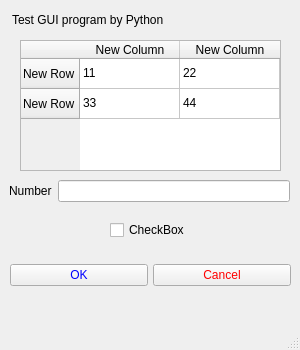
<?xml version="1.0" encoding="UTF-8"?>
<ui version="4.0">
 <class>MyApp</class>
 <widget class="QMainWindow" name="MyApp">
  <property name="enabled">
   <bool>true</bool>
  </property>
  <property name="geometry">
   <rect>
    <x>0</x>
    <y>0</y>
    <width>300</width>
    <height>350</height>
   </rect>
  </property>
  <property name="minimumSize">
   <size>
    <width>300</width>
    <height>350</height>
   </size>
  </property>
  <property name="maximumSize">
   <size>
    <width>400</width>
    <height>450</height>
   </size>
  </property>
  <property name="windowTitle">
   <string>My Application</string>
  </property>
  <property name="windowIcon">
   <iconset>
    <normaloff>../../../../../Users/kaswat/Downloads/1200px-LINEwhoscall_icon.png</normaloff>../../../../../Users/kaswat/Downloads/1200px-LINEwhoscall_icon.png</iconset>
  </property>
  <property name="autoFillBackground">
   <bool>false</bool>
  </property>
  <widget class="QWidget" name="centralwidget">
   <widget class="QTableWidget" name="tableWidget">
    <property name="geometry">
     <rect>
      <x>20</x>
      <y>40</y>
      <width>261</width>
      <height>131</height>
     </rect>
    </property>
    <row>
     <property name="text">
      <string>New Row</string>
     </property>
    </row>
    <row>
     <property name="text">
      <string>New Row</string>
     </property>
    </row>
    <column>
     <property name="text">
      <string>New Column</string>
     </property>
    </column>
    <column>
     <property name="text">
      <string>New Column</string>
     </property>
    </column>
    <item row="0" column="0">
     <property name="text">
      <string>11</string>
     </property>
    </item>
    <item row="0" column="1">
     <property name="text">
      <string>22</string>
     </property>
    </item>
    <item row="1" column="0">
     <property name="text">
      <string>33</string>
     </property>
    </item>
    <item row="1" column="1">
     <property name="text">
      <string>44</string>
     </property>
    </item>
   </widget>
   <widget class="QLabel" name="label">
    <property name="geometry">
     <rect>
      <x>12</x>
      <y>12</y>
      <width>271</width>
      <height>16</height>
     </rect>
    </property>
    <property name="autoFillBackground">
     <bool>true</bool>
    </property>
    <property name="text">
     <string>Test GUI program by Python</string>
    </property>
   </widget>
   <widget class="QWidget" name="horizontalLayoutWidget">
    <property name="geometry">
     <rect>
      <x>10</x>
      <y>250</y>
      <width>281</width>
      <height>51</height>
     </rect>
    </property>
    <layout class="QHBoxLayout" name="horizontalLayout" stretch="0,0">
     <property name="spacing">
      <number>5</number>
     </property>
     <property name="leftMargin">
      <number>0</number>
     </property>
     <property name="topMargin">
      <number>0</number>
     </property>
     <property name="rightMargin">
      <number>0</number>
     </property>
     <property name="bottomMargin">
      <number>0</number>
     </property>
     <item>
      <widget class="QPushButton" name="pushButton">
       <property name="styleSheet">
        <string notr="true">color:rgb(0, 0, 255)</string>
       </property>
       <property name="text">
        <string>OK</string>
       </property>
      </widget>
     </item>
     <item>
      <widget class="QPushButton" name="pushButton_2">
       <property name="toolTip">
        <string>&lt;html&gt;&lt;head/&gt;&lt;body&gt;&lt;p&gt;&lt;span style=&quot; font-size:14pt;&quot;&gt;Cancel all change and exit.&lt;/span&gt;&lt;/p&gt;&lt;/body&gt;&lt;/html&gt;</string>
       </property>
       <property name="styleSheet">
        <string notr="true">color:rgb(255, 0, 0)
</string>
       </property>
       <property name="text">
        <string>Cancel</string>
       </property>
      </widget>
     </item>
    </layout>
   </widget>
   <widget class="QWidget" name="formLayoutWidget">
    <property name="geometry">
     <rect>
      <x>9</x>
      <y>180</y>
      <width>281</width>
      <height>31</height>
     </rect>
    </property>
    <layout class="QFormLayout" name="formLayout">
     <item row="0" column="0">
      <widget class="QLabel" name="label_2">
       <property name="text">
        <string>Number</string>
       </property>
      </widget>
     </item>
     <item row="0" column="1">
      <widget class="QLineEdit" name="lineEdit"/>
     </item>
    </layout>
   </widget>
   <widget class="QCheckBox" name="checkBox">
    <property name="geometry">
     <rect>
      <x>110</x>
      <y>220</y>
      <width>87</width>
      <height>20</height>
     </rect>
    </property>
    <property name="text">
     <string>CheckBox</string>
    </property>
   </widget>
  </widget>
  <widget class="QMenuBar" name="menubar">
   <property name="geometry">
    <rect>
     <x>0</x>
     <y>0</y>
     <width>300</width>
     <height>22</height>
    </rect>
   </property>
  </widget>
  <widget class="QStatusBar" name="statusbar">
   <property name="enabled">
    <bool>false</bool>
   </property>
  </widget>
 </widget>
 <resources/>
 <connections>
  <connection>
   <sender>pushButton</sender>
   <signal>clicked()</signal>
   <receiver>checkBox</receiver>
   <slot>toggle()</slot>
   <hints>
    <hint type="sourcelabel">
     <x>111</x>
     <y>292</y>
    </hint>
    <hint type="destinationlabel">
     <x>135</x>
     <y>253</y>
    </hint>
   </hints>
  </connection>
  <connection>
   <sender>lineEdit</sender>
   <signal>textEdited(QString)</signal>
   <receiver>tableWidget</receiver>
   <slot>update()</slot>
   <hints>
    <hint type="sourcelabel">
     <x>165</x>
     <y>208</y>
    </hint>
    <hint type="destinationlabel">
     <x>139</x>
     <y>105</y>
    </hint>
   </hints>
  </connection>
 </connections>
</ui>
